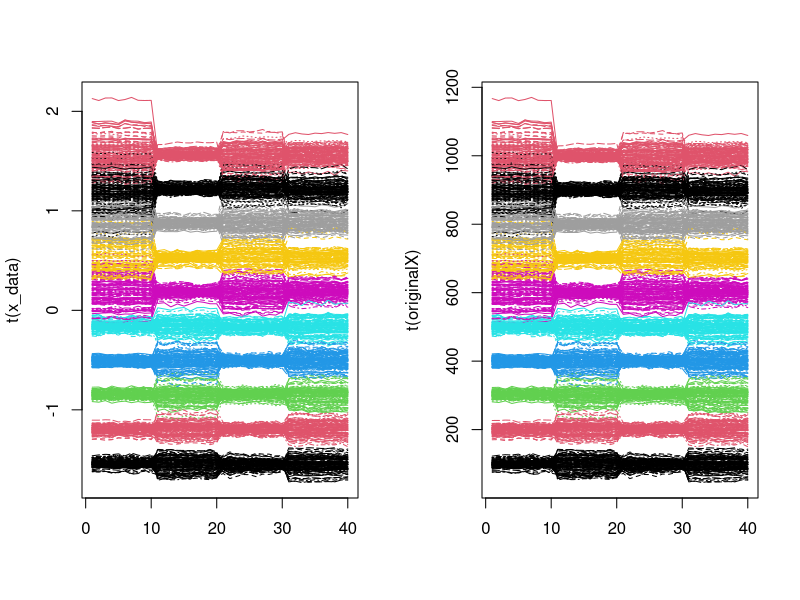

This figure's R source:
library(MASS)
library("ellipse")
library('mclust')
library('flexmix')

# Simulate data from the model



# dirichlet function
myDirichlet <- function(alpha){
        k <- length(alpha)
        theta <- rgamma(k, shape = alpha, rate = 1)
        return(theta/sum(theta))
}

#set.seed(100)
K.true <- 10 
outFile <- file(paste0("nClusters_",K.true,"_99.txt"), "w")  # open an output file connection
 
#for(dIter in 1:10){
		dIter <- 99
		set.seed(454)
  		w.true <- myDirichlet(rep(100,K.true))
		w.true <- w.true/sum(w.true)
		p <- 40
		q <- 4
		n <- 1000
		z.true <- sample(K.true,n,replace = TRUE, prob = w.true)
		v_r <- numeric(p) #indicates the non-zero values of Lambdas
		Lambda.true <- array(data = 0, dim = c(K.true,p,q))
		mu.true <- array(data = 0, dim = c(K.true,p))
		mu.0 <- 30*sin((1:p)*pi/10)
		for(k in 1:floor(K.true/2 + 0.5)){
			# auto einai kai kala gia na min einai 0
			for( r in 1:p ){
				v_r[r] <- min(r,q)
				Lambda.true[k,r,1:v_r[r]] <- rnorm(v_r[r], mean = 0, sd = 0.1)  # -k + k * runif(v_r[r])
			}

			j <- 1
			meanCOL <- rep(0,p)
			meanCOL[1:10] <- 10
			Lambda.true[k, , j] <- rnorm(p, mean = meanCOL, sd = 1)  

			j <- 2
			meanCOL <- rep(0,p)
			meanCOL[11:20] <- 20
			Lambda.true[k, , j] <- rnorm(p, mean = meanCOL, sd = 1)  
			Lambda.true[k, 1:(j-1), j] <- rep(0, j - 1)

			j <- 3
			meanCOL <- rep(0,p)
			meanCOL[21:30] <- 10
			Lambda.true[k, , j] <- rnorm(p, mean = meanCOL, sd = 1)  
			Lambda.true[k, 1:(j-1), j] <- rep(0, j - 1)

			j <- 4
			meanCOL <- rep(0,p)
			meanCOL[31:40] <- 20
			Lambda.true[k, , j] <- rnorm(p, mean = meanCOL, sd = 1)  
			Lambda.true[k, 1:(j-1), j] <- rep(0, j - 1)
			mu.true[k, ] <- 100*k

		}


		for(k in (1+floor(K.true/2 + 0.5)):K.true){
			# auto einai kai kala gia na min einai 0
			for( r in 1:p ){
				v_r[r] <- min(r,q)
				Lambda.true[k,r,1:v_r[r]] <- rnorm(v_r[r], mean = 0, sd = 0.1)  # -k + k * runif(v_r[r])
			}

			j <- 1
			meanCOL <- rep(0,p)
			meanCOL[1:10] <- -40
			Lambda.true[k, , j] <- rnorm(p, mean = meanCOL, sd = 1)  

			j <- 2
			meanCOL <- rep(0,p)
			meanCOL[11:20] <- 10
			Lambda.true[k, , j] <- rnorm(p, mean = meanCOL, sd = 1)  
			Lambda.true[k, 1:(j-1), j] <- rep(0, j - 1)

			j <- 3
			meanCOL <- rep(0,p)
			meanCOL[21:30] <- 30
			Lambda.true[k, , j] <- rnorm(p, mean = meanCOL, sd = 1)  
			Lambda.true[k, 1:(j-1), j] <- rep(0, j - 1)

			j <- 4
			meanCOL <- rep(0,p)
			meanCOL[31:40] <- -20
			Lambda.true[k, , j] <- rnorm(p, mean = meanCOL, sd = 1)  
			Lambda.true[k, 1:(j-1), j] <- rep(0, j - 1)
			mu.true[k, ] <- 100*k

		}








		SigmaINV.true <- array(data = 0, dim = c(p,p))
		diag(SigmaINV.true) <- rgamma(p, shape = 5, rate = 5)
		#diag(SigmaINV.true) <- 1/((1:p))
		y.true <- array(data = 0, dim = c(n,q))
		Sigma.true <- SigmaINV.true
		diag(Sigma.true) <- 1/diag(SigmaINV.true)
		x_data <- array(data = 0, dim = c(n,p))
		for(i in 1:n){
			ly <- q
			y.true[i,] <- rnorm(ly,mean = 0,sd = 1)
			#y.true[i,] <- rnorm(ly,mean = 0,sd = sample(c(1,2,3,4),1))
			j <- z.true[i]
			x_mean <- mu.true[j,] + Lambda.true[j, , ] %*% y.true[i, ]
			x_data[i,] <- mvrnorm(n = 1, mu = x_mean, Sigma = Sigma.true)
		}

		#ss <- array(data = 0, dim = c(p,p))
		#for(r in 1:p){
		#       ss[r,] <- rnorm(p)
		#}
		#ss <- ss%*%t(ss)
		#x_data <- mvrnorm(n = n, mu = rep(0,p), Sigma = ss)
		originalX <- x_data
		x_data <- scale(x_data, center = TRUE, scale = TRUE)
		par(mfrow = c(1,2))
		matplot( t(x_data),col = z.true, type = "l" )
		matplot( t(originalX),col = z.true, type = "l" )
	
